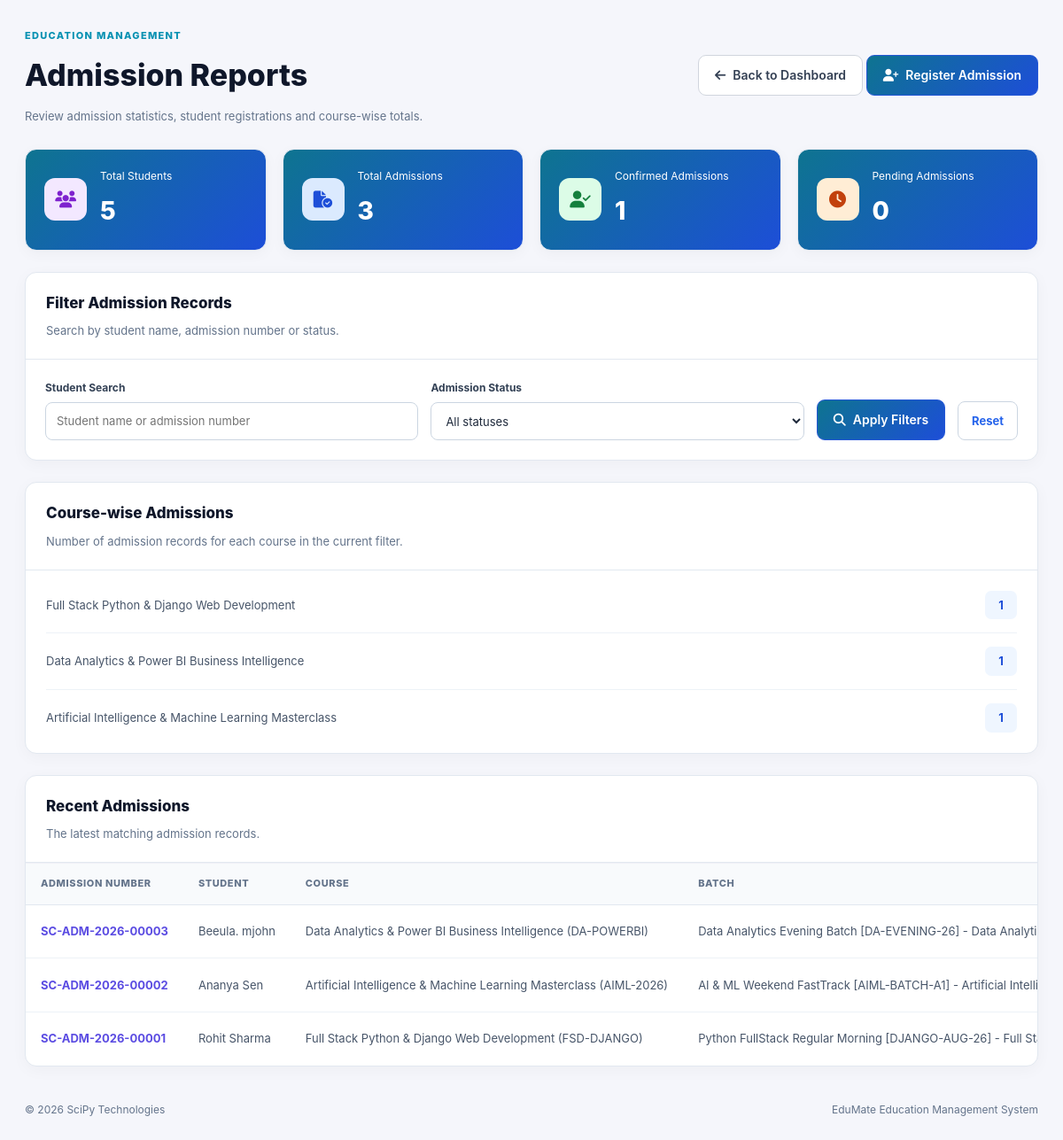
Screenshot of /admission/reports/ (signed in) with the database file from the repository.
### app/models.py (models this page shows, shortened)
class Course(models.Model):
    STATUS_CHOICES = [("Active", "Active"), ("Inactive", "Inactive")]
    DURATION_UNIT_CHOICES = [
        ("Days", "Days"),
        ("Months", "Months"),
        ("Years", "Years"),
        ("Hours", "Hours"),
    ]
    COURSE_TYPE_CHOICES = [
        ("Certification", "Certification"),
        ("Diploma", "Diploma"),
        ("Advanced Diploma", "Advanced Diploma"),
        ("Fast Track", "Fast Track / Boot Camp"),
        ("Internship Program", "Internship Program"),
        ("Master Program", "Master Program"),
    ]
    name = models.CharField(max_length=200)
    code = models.CharField(max_length=50, unique=True)
    category = models.ForeignKey(
        CourseCategory, on_delete=models.PROTECT, related_name="courses"
    )
    course_type = models.CharField(
        max_length=50, choices=COURSE_TYPE_CHOICES, default="Certification"
    )
    description = models.TextField(blank=True)
    duration = models.PositiveIntegerField(
        default=3, validators=[MinValueValidator(1)],
        help_text="Duration value, e.g. 3, 6, or 45",
    )
    duration_unit = models.CharField(
        max_length=20, choices=DURATION_UNIT_CHOICES, default="Months"
    )
    fee = models.DecimalField(
        max_digits=10, decimal_places=2, default=Decimal("25000.00"),
        validators=[MinValueValidator(Decimal("0.00"))],
    )
    available_delivery_modes = models.CharField(
        max_length=150,
        default="Online, Offline, Hybrid",
        help_text="Comma-separated delivery modes, e.g. Online, Offline, Hybrid",
    )
    assigned_trainer = models.ForeignKey(
        settings.AUTH_USER_MODEL,
        null=True,
        blank=True,
        on_delete=models.SET_NULL,
        related_name="trainer_courses",
    )
    status = models.CharField(max_length=20, choices=STATUS_CHOICES, default="Active")
    created_at = models.DateTimeField(auto_now_add=True)
    updated_at = models.DateTimeField(auto_now=True)
    class Meta:
        ordering = ["name"]
    def __str__(self):
        return f"{self.name} ({self.code})"

class Admission(models.Model):
    PAYMENT_STATUS_CHOICES = [
        ("Pending", "Pending"),
        ("Partially Paid", "Partially Paid"),
        ("Paid", "Paid"),
        ("Failed", "Failed"),
        ("Refunded", "Refunded"),
    ]
    ADMISSION_STATUS_CHOICES = [
        ("Draft", "Draft"),
        ("Documents Pending", "Documents Pending"),
        ("Verification Completed", "Verification Completed"),
        ("Confirmed", "Admission Confirmed"),
        ("Cancelled", "Cancelled"),
    ]
    DELIVERY_MODE_CHOICES = [
        ("Online", "Online"),
        ("Offline", "Offline"),
        ("Hybrid", "Hybrid"),
        ("Recorded", "Recorded"),
        ("Live", "Live Interactive"),
    ]
    admission_number = models.CharField(max_length=40, unique=True, editable=False)
    enquiry = models.OneToOneField(
        Enquiry, null=True, blank=True, on_delete=models.SET_NULL,
        related_name="admission",
    )
    student = models.ForeignKey(Student, on_delete=models.PROTECT, related_name="admissions")
    course = models.ForeignKey(Course, on_delete=models.PROTECT, related_name="admissions")
    batch = models.ForeignKey(
        Batch, null=True, blank=True, on_delete=models.SET_NULL, related_name="admissions"
    )
    delivery_mode = models.CharField(
        max_length=30, choices=DELIVERY_MODE_CHOICES, default="Offline"
    )
    admission_date = models.DateField(default=timezone.localdate)
    course_fee = models.DecimalField(
        max_digits=10, decimal_places=2, default=Decimal("0.00"),
        validators=[MinValueValidator(Decimal("0.00"))],
    )
    scholarship_discount = models.DecimalField(
        max_digits=10, decimal_places=2, default=Decimal("0.00"),
        validators=[MinValueValidator(Decimal("0.00"))],
    )
    final_payable_amount = models.DecimalField(
        max_digits=10, decimal_places=2, default=Decimal("0.00"),
        validators=[MinValueValidator(Decimal("0.00"))],
    )
    amount_paid = models.DecimalField(
        max_digits=10, decimal_places=2, default=Decimal("0.00"),
        validators=[MinValueValidator(Decimal("0.00"))],
    )
    outstanding_balance = models.DecimalField(
        max_digits=10, decimal_places=2, default=Decimal("0.00"),
        validators=[MinValueValidator(Decimal("0.00"))],
    )
    payment_status = models.CharField(
        max_length=30, choices=PAYMENT_STATUS_CHOICES, default="Pending"
    )
    admission_status = models.CharField(
        max_length=35, choices=ADMISSION_STATUS_CHOICES, default="Draft"
    )
    counsellor = models.ForeignKey(
        settings.AUTH_USER_MODEL, null=True, blank=True, on_delete=models.SET_NULL,
        related_name="admissions_handled",
    )
    remarks = models.TextField(blank=True)
    created_at = models.DateTimeField(auto_now_add=True)
    updated_at = models.DateTimeField(auto_now=True)
    class Meta:
        ordering = ["-created_at"]

class Student(models.Model):
    GENDER_CHOICES = [
        ("Male", "Male"),
        ("Female", "Female"),
        ("Other", "Other"),
    ]
    student_id = models.CharField(max_length=35, unique=True, editable=False)
    user = models.OneToOneField(
        settings.AUTH_USER_MODEL, null=True, blank=True, on_delete=models.SET_NULL,
        related_name="student_profile",
    )
    full_name = models.CharField(max_length=150)
    email = models.EmailField(unique=True)
    mobile = models.CharField(max_length=25)
    dob = models.DateField(null=True, blank=True)
    gender = models.CharField(max_length=20, choices=GENDER_CHOICES, blank=True)
    address = models.TextField(blank=True)
    location = models.CharField(max_length=150, blank=True)
    highest_qualification = models.CharField(max_length=150, blank=True)
    university = models.CharField(max_length=200, blank=True)
    college = models.CharField(max_length=200, blank=True)
    passing_year = models.PositiveIntegerField(
        null=True, blank=True, validators=[MinValueValidator(1950), MaxValueValidator(2100)]
    )
    percentage_cgpa = models.CharField(max_length=50, blank=True)
    photo = models.ImageField(upload_to="students/photos/", blank=True, null=True)
    is_active = models.BooleanField(default=True)
    created_at = models.DateTimeField(auto_now_add=True)
    updated_at = models.DateTimeField(auto_now=True)
    class Meta:
        ordering = ["-created_at"]

class Batch(models.Model):
    STATUS_CHOICES = [
        ("Upcoming", "Upcoming"),
        ("Ongoing", "Ongoing"),
        ("Completed", "Completed"),
        ("Inactive", "Inactive"),
    ]
    DELIVERY_MODE_CHOICES = [
        ("Online", "Online"),
        ("Offline", "Offline"),
        ("Hybrid", "Hybrid"),
        ("Recorded", "Recorded"),
        ("Live", "Live Interactive"),
    ]
    name = models.CharField(max_length=150)
    code = models.CharField(max_length=60, unique=True)
    course = models.ForeignKey(Course, on_delete=models.PROTECT, related_name="batches")
    start_date = models.DateField()
    end_date = models.DateField()
    assigned_trainer = models.ForeignKey(
        settings.AUTH_USER_MODEL,
        null=True,
        blank=True,
        on_delete=models.SET_NULL,
        related_name="trainer_batches",
    )
    max_capacity = models.PositiveIntegerField(
        default=30, validators=[MinValueValidator(1)]
    )
    delivery_mode = models.CharField(
        max_length=30, choices=DELIVERY_MODE_CHOICES, default="Offline"
    )
    status = models.CharField(max_length=20, choices=STATUS_CHOICES, default="Upcoming")
    created_at = models.DateTimeField(auto_now_add=True)
    updated_at = models.DateTimeField(auto_now=True)
    class Meta:
        verbose_name_plural = "Batches"
        ordering = ["-start_date"]
    def __str__(self):
        return f"{self.name} [{self.code}] - {self.course.name}"

### app/views.py (the view, shortened to what this page needs)
@login_required
def admission_reports(request):
    filter_form = AdmissionReportFilterForm(request.GET or None)
    admissions = Admission.objects.select_related(
        "student", "course", "batch"
    )
    total_students = Student.objects.count()
    total_admissions = Admission.objects.count()
    confirmed_admissions = Admission.objects.filter(
        admission_status__iexact="Confirmed"
    ).count()
    pending_admissions = Admission.objects.filter(
        admission_status__iexact="Pending"
    ).count()
    course_report = (
        admissions.values("course__name")
        .annotate(total=Count("id"))
        .order_by("-total")
    )
    recent_admissions = admissions.order_by("-created_at")[:10]
    context = {
        "filter_form": filter_form,
        "total_students": total_students,
        "total_admissions": total_admissions,
        "confirmed_admissions": confirmed_admissions,
        "pending_admissions": pending_admissions,
        "course_report": course_report,
        "recent_admissions": recent_admissions,
    }
    return render(
        request,
        "admissions/admission_reports.html",
        context,
    )

### app/templates/admissions/admission_reports.html (shortened to what this page needs)
{% extends "admissions/base.html" %}
{% load static %}
{% block extra_css %}
<link rel="stylesheet" href="{% static 'css/admission_reports.css' %}">
{% endblock %}
{% block content %}
<div class="admission-reports">
    <div class="report-heading">
        <div>
            <span class="report-eyebrow">EDUCATION MANAGEMENT</span>
            <h1>Admission Reports</h1>
            <p>Review admission statistics, student registrations and course-wise totals.</p>
        </div>
        <div class="report-heading-actions">
            <a href="{% url 'admission_dashboard' %}" class="report-back-btn">
                <i class="fa-solid fa-arrow-left"></i>
                Back to Dashboard
            </a>
            <a href="{% url 'admission_registration' %}" class="report-primary-btn">
                <i class="fa-solid fa-user-plus"></i>
                Register Admission
            </a>
        </div>
    </div>
    <section class="report-stats">
        <article class="report-stat">
            <div class="report-stat-icon purple">
                <i class="fa-solid fa-users"></i>
            </div>
            <div>
                <span>Total Students</span>
                <h2>{{ total_students|default:0 }}</h2>
            </div>
        </article>
        <article class="report-stat">
            <div class="report-stat-icon blue">
                <i class="fa-solid fa-file-circle-check"></i>
            </div>
            <div>
                <span>Total Admissions</span>
                <h2>{{ total_admissions|default:0 }}</h2>
            </div>
        </article>
        <article class="report-stat">
            <div class="report-stat-icon green">
                <i class="fa-solid fa-user-check"></i>
            </div>
            <div>
                <span>Confirmed Admissions</span>
                <h2>{{ confirmed_admissions|default:0 }}</h2>
            </div>
        </article>
        <article class="report-stat">
            <div class="report-stat-icon orange">
                <i class="fa-solid fa-clock"></i>
            </div>
            <div>
                <span>Pending Admissions</span>
                <h2>{{ pending_admissions|default:0 }}</h2>
            </div>
        </article>
    </section>
    <section class="report-panel">
        <div class="report-panel-heading">
            <div>
                <h2>Filter Admission Records</h2>
                <p>Search by student name, admission number or status.</p>
            </div>
        </div>
        <form method="get" class="report-filter-form">
            <div class="report-field">
                <label for="{{ filter_form.search.id_for_label }}">Student Search</label>
                {{ filter_form.search }}
            </div>
            <div class="report-field">
                <label for="{{ filter_form.status.id_for_label }}">Admission Status</label>
                {{ filter_form.status }}
            </div>
            <button type="submit" class="report-primary-btn">
                <i class="fa-solid fa-magnifying-glass"></i>
                Apply Filters
            </button>
            <a href="{% url 'admission_reports' %}" class="report-reset-btn">
                Reset
            </a>
        </form>
    </section>
    <section class="report-panel">
        <div class="report-panel-heading">
            <div>
                <h2>Course-wise Admissions</h2>
                <p>Number of admission records for each course in the current filter.</p>
            </div>
        </div>
        <div class="course-report-list">
            {% for course in course_report %}
                <div class="course-report-row">
                    <span>{{ course.course__name|default:"Unassigned course" }}</span>
                    <strong>{{ course.total }}</strong>
                </div>
            {% empty %}
                <div class="report-empty">
                    <i class="fa-solid fa-chart-column"></i>
                    <p>No course admission records match your filters.</p>
                </div>
            {% endfor %}
        </div>
    </section>
    <section class="report-panel">
        <div class="report-panel-heading">
            <div>
                <h2>Recent Admissions</h2>
                <p>The latest matching admission records.</p>
            </div>
        </div>
        <div class="report-table-wrapper">
            <table class="report-table">
                <thead>
                    <tr>
                        <th>Admission Number</th>
                        <th>Student</th>
                        <th>Course</th>
                        <th>Batch</th>
                    </tr>
                </thead>
                <tbody>
                    {% for admission in recent_admissions %}
                    <tr>
                        <td>{{ admission.admission_number|default:"—" }}</td>
                        <td>{{ admission.student.full_name|default:"—" }}</td>
                        <td>{{ admission.course|default:"—" }}</td>
                        <td>{{ admission.batch|default:"—" }}</td>
                    </tr>
                    {% empty %}
                    <tr>
                        <td colspan="6" class="report-empty">
                            No admission records found.
                        </td>
                    </tr>
                    {% endfor %}
                </tbody>
            </table>
        </div>
    </section>
    <footer class="report-footer">
        <span>&copy; {% now "Y" %} SciPy Technologies</span>
        <span>EduMate Education Management System</span>
    </footer>
</div>
{% endblock %}

### app/templates/admissions/base.html (shortened to what this page needs)
{% load static %}
<!DOCTYPE html>
<html lang="en">
<head>
    <link
        rel="stylesheet"
        href="https://cdnjs.cloudflare.com/ajax/libs/font-awesome/6.6.0/css/all.min.css"
    >
    <link
        rel="stylesheet"
        href="{% static 'css/admission_dashboard.css' %}"
    >
    {% block extra_css %}{% endblock %}
</head>
<body>
    <main>
        {% block content %}{% endblock %}
    </main>
</body>
</html>

### rows the page displays
Course: course__name "Full Stack Python & Django Web Development", total "1"
Course: course__name "Data Analytics & Power BI Business Intelligence", total "1"
Course: course__name "Artificial Intelligence & Machine Learning Masterclass", total "1"
Admission: admission_number "SC-ADM-2026-00003", student.full_name "Beeula. mjohn", course "Data Analytics & Power BI Business Intelligence (DA-POWERBI)", batch "Data Analytics Evening Batch [DA-EVENING-26] - Data…"
Admission: admission_number "SC-ADM-2026-00002", student.full_name "Ananya Sen", course "Artificial Intelligence & Machine Learning Masterclass (AIML-2026)", batch "AI & ML Weekend FastTrack [AIML-BATCH-A1] - Artificial…"
Admission: admission_number "SC-ADM-2026-00001", student.full_name "Rohit Sharma", course "Full Stack Python & Django Web Development (FSD-DJANGO)", batch "Python FullStack Regular Morning [DJANGO-AUG-26] - Full…"

### other values shown
{{ total_students|default:0 }} "5"
{{ total_admissions|default:0 }} "3"
{{ confirmed_admissions|default:0 }} "1"
{{ pending_admissions|default:0 }} "0"
